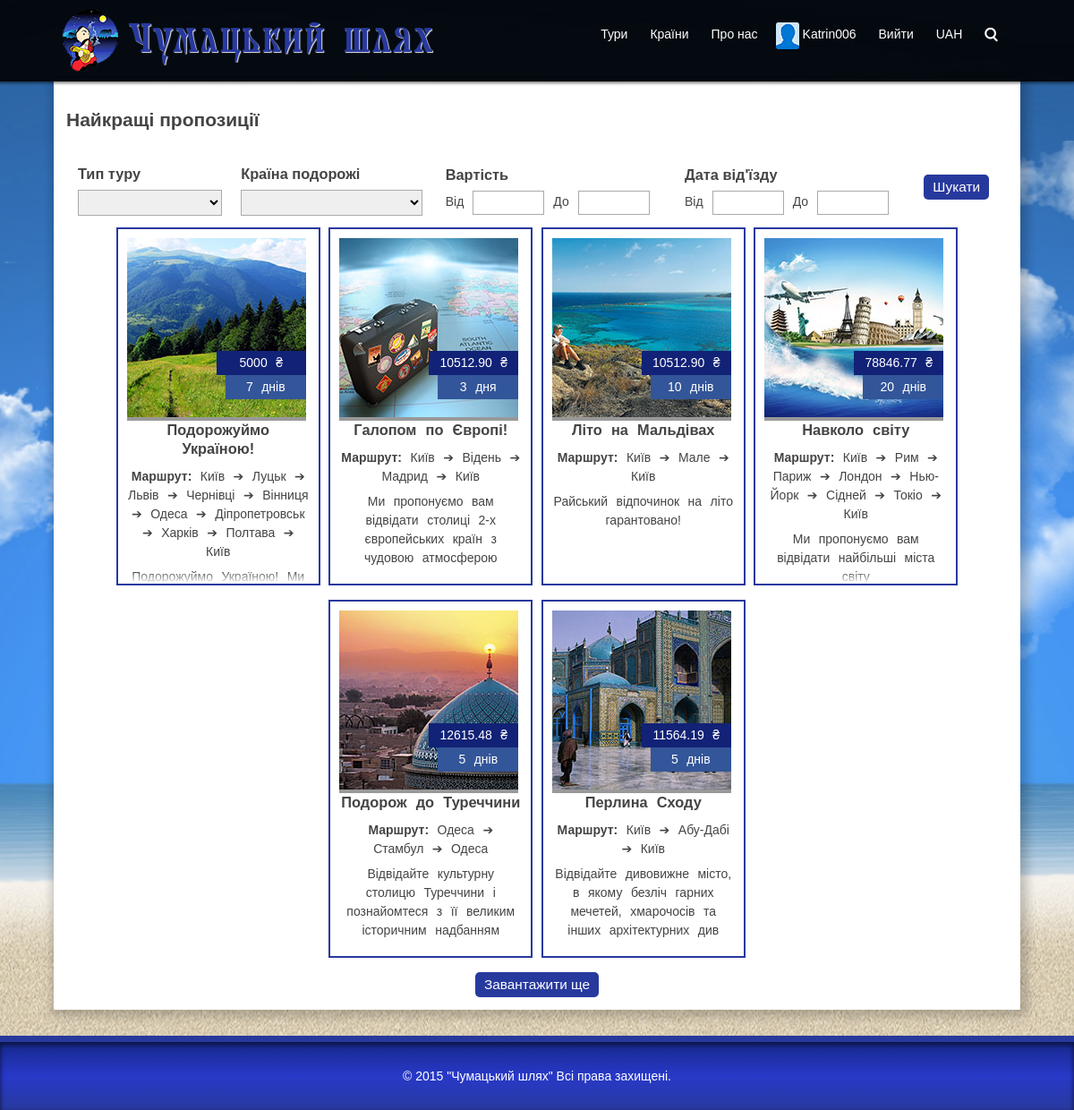
Screenshot of /tours (signed in) with the database file from the repository.
### tables this page shows
CREATE TABLE IF NOT EXISTS `currency` (
  `id` int(11) NOT NULL,
  `name` varchar(30) NOT NULL,
  `symbol` text NOT NULL,
  `currency_code` varchar(3) NOT NULL,
  `exchange_rate` double NOT NULL
);

CREATE TABLE IF NOT EXISTS `tour` (
  `id` int(11) NOT NULL,
  `name` text NOT NULL,
  `type_of_tour` int(11) NOT NULL,
  `countries` text NOT NULL,
  `itinerary` text NOT NULL,
  `duration` int(11) NOT NULL,
  `id_start_city` int(11) NOT NULL,
  `short_description` text NOT NULL,
  `description` text NOT NULL,
  `photo` text NOT NULL,
  `popularity` int(11) NOT NULL,
  `date_regestration` date NOT NULL
);

### index.php (the view, shortened to what this page needs)
<?php
if ($_SERVER['REQUEST_URI'] == '/') {
	$Page = 'index';
	$Module = 'index';
}
else {
	$URL_Path = parse_url($_SERVER['REQUEST_URI'], PHP_URL_PATH);
	$URL_Parts = explode('/', trim($URL_Path, ' /'));
	$Page = array_shift($URL_Parts);
}
if ($Page != 'captcha') include ('page/' . $Page . '.php');
	function head($title)
	{?>
<!DOCTYPE html>
<html lang="uk">
	<head>
		<link rel="stylesheet" href="/resource/main.css">
	</head>
	<body <? if ($_SESSION['USER_ACTIVE'] == 2) echo 'class="admin"' ?> >
		<div class="header clearfix">
			<div class="box">
				<div class="clearfix">
					<div id="logo">
						<a href="/" class="whole"><div class="logo-img"></div>
							<span>Чумацький шлях</span></a>
					</div>
					<? ($_SESSION['USER_ACTIVE'] == 2) ? admin_menu() : menu();?>
				</div>
			</div>
		</div>
		<div class="content clearfix">
	<?}
	function login_box() { ?>
	<?}
	function user_box() { ?>
		<li class="user-box"><a class="whole" href="/profile"><img class="user-icon" src="/resource/img/avatar/icons/<? echo (($_SESSION['USER_FORMAT'])?$_SESSION['USER_ID'].$_SESSION['USER_FORMAT']:'0.jpg'); ?>"><? echo $_SESSION['USER_LOGIN'] ?></a></li>
		<li><a class="whole" href="/account/logout">Вийти</a></li>
	<?}
	function menu() { ?>
		<ul class="menu">
			<li><a class="whole" href="/tours">Тури</a></li>
			<li><a class="whole" href="/countries">Країни</a></li>
			<li><a class="whole" href="/about">Про нас</a></li>
			<? ($_SESSION['USER_ACTIVE'] == 1) ? user_box() : login_box(); ?>
			<li><div class="currency"><? require 'mysql_connect.php'; if (!$_SESSION['USER_CURRENCY']) {$_SESSION['USER_CURRENCY'] = 1;} $currency = mysqli_fetch_assoc(mysqli_query($CONNECT, "SELECT `currency_code` FROM `currency` WHERE `id` = '$_SESSION[USER_CURRENCY]';")); echo $currency['currency_code']; ?></div></li>
			<li><div class="icon search">search</div></li>
		</ul>
	<?}
	function admin_menu() { ?>
	<?}
	function foot($js = array())
	{?>
		</div>
		<div class="footer">
			© 2015 "Чумацький шлях" Всі права захищені.
		</div>
	</body>
</html>
<?}
function days($days) {
	echo  $days . ' ' . ((($days % 10 == 0) || ($days % 10 >= 5) || (($days>=11) && ($days <=15)))?'днів':(($days % 10 >=2)?'дня':'день'));
}
function price($price, $currency1, $currency2, $without = 0) {
	include 'mysql_connect.php';
	$currency1 = mysqli_fetch_assoc(mysqli_query($CONNECT, "SELECT `exchange_rate` FROM `currency` WHERE `id` = '$currency1';"));
	$currency2 = mysqli_fetch_assoc(mysqli_query($CONNECT, "SELECT `symbol`, `currency_code`, `exchange_rate` FROM `currency` WHERE `id` = '$currency2';"));
	$price = $price * $currency1['exchange_rate'] / $currency2['exchange_rate'];
	if (strpos($price, '.') > 0) $price = substr($price, 0, strpos($price, '.')+3);
	return $price . ' ' . (($without)?'':(($currency2['symbol'])?$currency2['symbol']:$currency2['currency_code']));
}
function tours($tours_query) {?>
		<? while ($tours = mysqli_fetch_assoc($tours_query)) {?>
		<div class="wrapper-preview-tour-box">
			<div class="preview-tour-box clearfix">
				<a href="/tour/<? echo $tours['id']; ?>" class="block">
					<div class="image-box">
						<img src="/resource/img/galery/preview/<?echo (($tours['photo'])?substr($tours['photo'],0,strpos($tours['photo'],'|')):'0');?>.jpg" alt="Фото">
						<div class="price-duration-box">
							<div class="price"><? require 'mysql_connect.php'; $price = mysqli_fetch_array(mysqli_query($CONNECT, "SELECT MIN(`price`), `id_currency` FROM `one_tour` WHERE `id_tour` = '$tours[id]';")); echo price($price[0], $price[1], $_SESSION['USER_CURRENCY']);?></div>
							<div class="duration"><? days($tours['duration']) ?></div>
						</div>
					</div>
				<h3><? echo $tours['name']; ?></h3>
				</a>
				<div><strong>Маршрут:</strong> <? echo $tours['itinerary']; ?></div>
				<div class="short-description"><? echo $tours['short_description']; ?></div>
			</div>
		</div>
		<?}?>
<?}
		$user = mysqli_fetch_assoc(mysqli_query($CONNECT, "SELECT `id`, `avatar_format`, `login` FROM `users` WHERE `id` = '$comment[id_user]' LIMIT 1"));?>

### resource/main.css (style rules this page uses)
* { box-sizing: border-box; }
a { color: #28399e; }
html { height: 100%; }
body { color: #444; font: 14px "Verdana", "Arial", sans-serif; margin: 0; min-height: 100%; position: relative; text-align: justify; background: url(img/background.jpg) 50% 0% no-repeat fixed #777; background-size: cover; }
.header { background-color: rgba(0,0,0,0.9); position: fixed; top: 0px; width: 100%; z-index: 1000; box-shadow: 0 1px 3px 1px rgba(0,0,0,.5); }
#logo { float: left; margin: 10px; }
.logo-img { background: url(img/ch-logo.png); float: left; height: 70px; margin-right: 10px; width: 62px; }
#logo span { color: #28399e; font: 3em Pelagiy; line-height: 1.7em; text-shadow: 1px 1px 1px rgba(255,255,255,.9); }
.menu { float: right; margin: 20px 10px; padding: 0; position: relative; }
.menu li { color: #fff; display: block; float: left; list-style: none; margin-right: 5px; padding: 5px; }
.menu a { color: #fff; padding: 5px; }
.menu li div { padding: 5px; }
.menu .user-box { position: relative; padding-left: 30px; }
.user-icon { position: absolute; top: 5px; left: 5px; border-radius: 10%; }
.login, .register, .search { cursor: pointer; }
.currency { cursor: pointer; }
.footer { background: linear-gradient(to bottom, #17288c 0%, #2839c9 50%, #28399e 100%); border-top: 0.5em solid #28399e; bottom: 0; color: #fff; padding: 30px; position: absolute; text-align: center; width: 100%; box-shadow: 0 3px 5px 1px rgba(0,0,0,.5) inset; z-index: 10; }
.content { padding-top: 7em; padding-bottom: 8em; z-index: 10; }
.wrapper-preview-tour-box { position relative; width: 100%; display: inline-block; }
.wrapper-preview-tour-box, .preview-tour-box { height: 400px; width: 228px; }
.preview-tour-box { border: 2px solid #28399e; padding: 10px; overflow: hidden; position: relative; background-color: #fff; line-height: 1.5em; min-height: 400px; }
.preview-tour-box:after { content: ''; background: linear-gradient(to bottom, rgba(255, 255, 255, 0) 0%, rgba(255, 255, 255, 1) 100%); height: 1em; display: inline-block; position: absolute; bottom: 0; width: 100%; }
.preview-tour-box img { height: inherit; width: inherit; }
.preview-tour-box .image-box { border-bottom: 4px solid #999; box-sizing: content-box; float: left; height: 200px; margin-right: 10px; position: relative; width: 200px; }
.price-duration-box { color: #fff; text-align: center; }
.price-duration-box div { padding: 3px 5px; }
.price { background-color: #127; }
.duration { background-color: #359; }
.preview-tour-box .image-box .price-duration-box { position: absolute; min-width: 50%; right: 0; bottom: 10%; }
.preview-tour-box .image-box .duration { margin-left: 10%; }
.preview-tour-box h3 { margin: 0 0 10px; }
.preview-tour-box .short-description { margin-top: 0.5em; }
.box { margin: 0 auto; min-width: 517px; width: 90%; }
.clearfix:after { clear: both; content: ""; display: table; }
.icon { -moz-font-feature-settings: "liga" 1, "dlig" 1; -ms-font-feature-settings: "liga" 1, "dlig" 1; -o-font-feature-settings: "liga" 1, "dlig" 1; -webkit-font-feature-settings: "liga" 1, "dlig" 1; font: 1.5em 'Sym'; line-height: 0.9em; }
a.whole { display: block; height: inherit; text-decoration: none; }
a.block { text-decoration: none; display: block; color: inherit; }

### rows the page displays
currency: currency_code "UAH"
tour: shows a picture, USER_CURRENCY "5000 ₴", duration "7", shows "днів", name "Подорожуймо Україною!", itinerary "Київ ➔ Луцьк ➔ Львів ➔ Чернівці ➔ Вінниця ➔ Одеса ➔ Діпропетровськ ➔ Харків ➔ Полтава ➔ Київ", short_description "Подорожуймо Україною! Ми…"
tour: shows a picture, USER_CURRENCY "10512.90 ₴", duration "3", shows "дня", name "Галопом по Європі!", itinerary "Київ ➔ Відень ➔ Мадрид ➔ Київ", short_description "Ми пропонуємо вам відвідати столиці 2-х європейських країн з чудовою атмосферою"
tour: shows a picture, USER_CURRENCY "10512.90 ₴", duration "10", shows "днів", name "Літо на Мальдівах", itinerary "Київ ➔ Мале ➔ Київ", short_description "Райський відпочинок на літо гарантовано!"
tour: shows a picture, USER_CURRENCY "78846.77 ₴", duration "20", shows "днів", name "Навколо світу", itinerary "Київ ➔ Рим ➔ Париж ➔ Лондон ➔ Нью-Йорк ➔ Сідней ➔ Токіо ➔ Київ", short_description "Ми пропонуємо вам відвідати найбільші міста світу"
tour: shows a picture, USER_CURRENCY "12615.48 ₴", duration "5", shows "днів", name "Подорож до Туреччини", itinerary "Одеса ➔ Стамбул ➔ Одеса", short_description "Відвідайте культурну столицю Туреччини і познайомтеся з її великим історичним надбанням"
tour: shows a picture, USER_CURRENCY "11564.19 ₴", duration "5", shows "днів", name "Перлина Сходу", itinerary "Київ ➔ Абу-Дабі ➔ Київ", short_description "Відвідайте дивовижне місто, в якому безліч гарних мечетей, хмарочосів та інших архітектурних див"

### other values shown
$_SESSION['USER_LOGIN'] "Katrin006"
